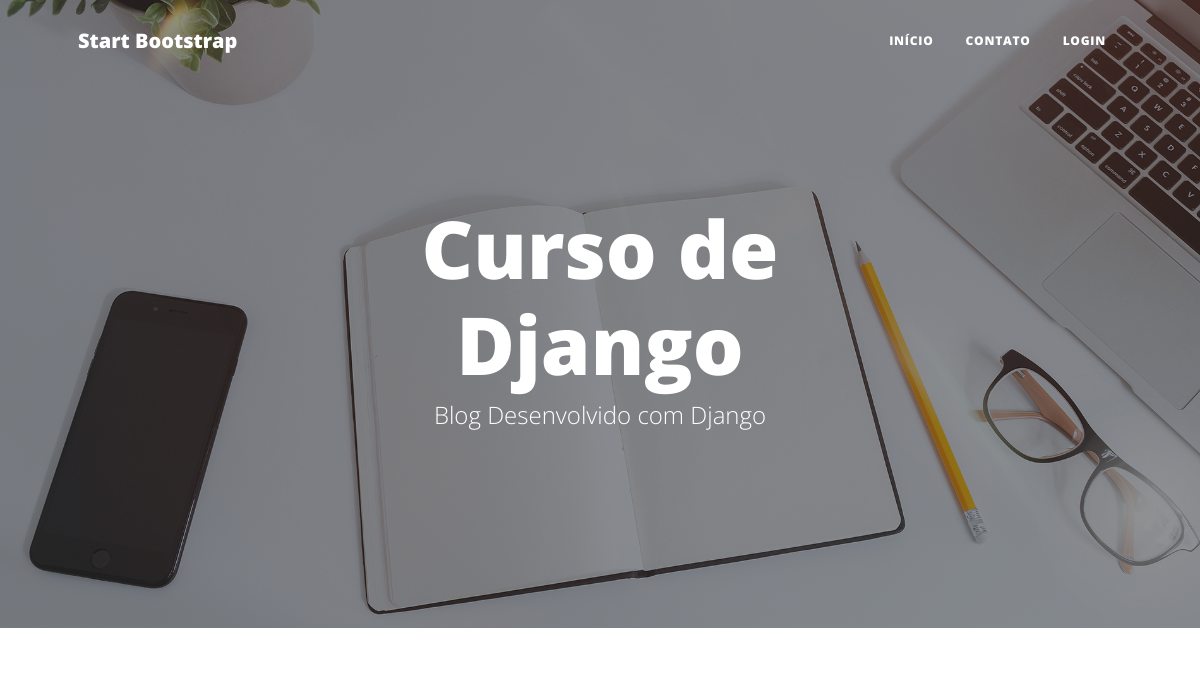
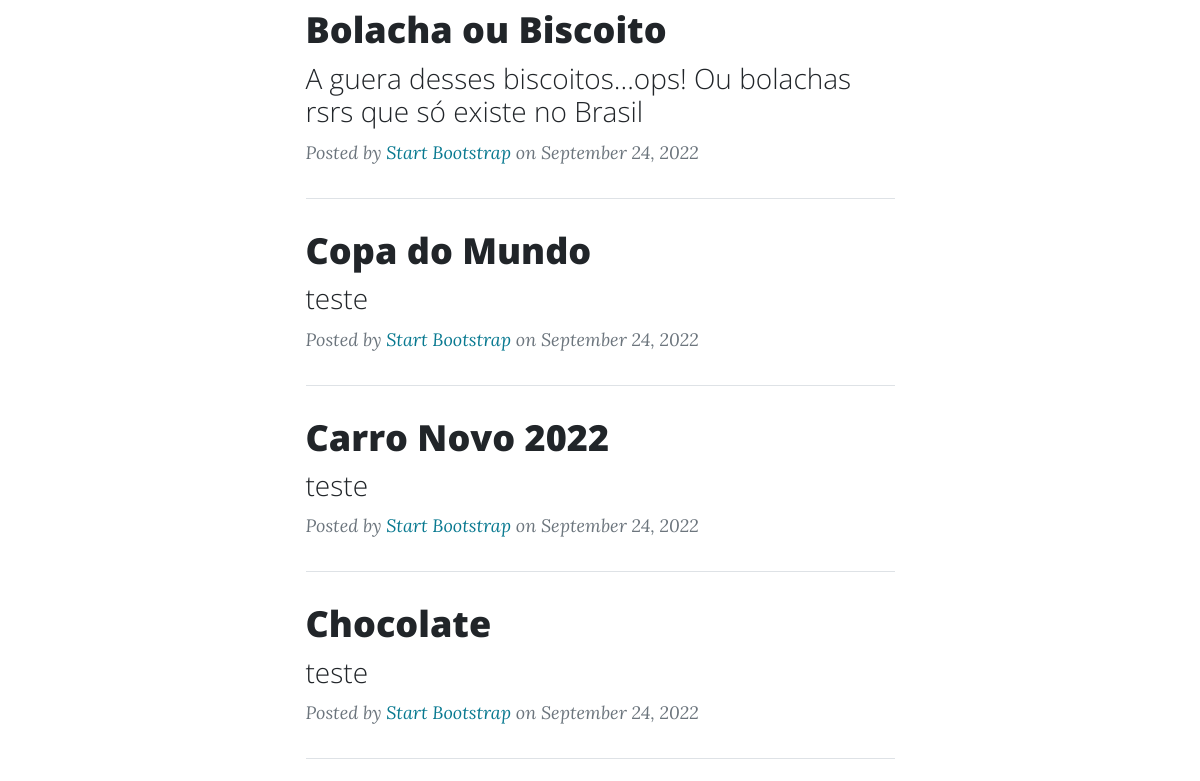
The app's page / (upper part), older data (2 pictures, top to bottom).
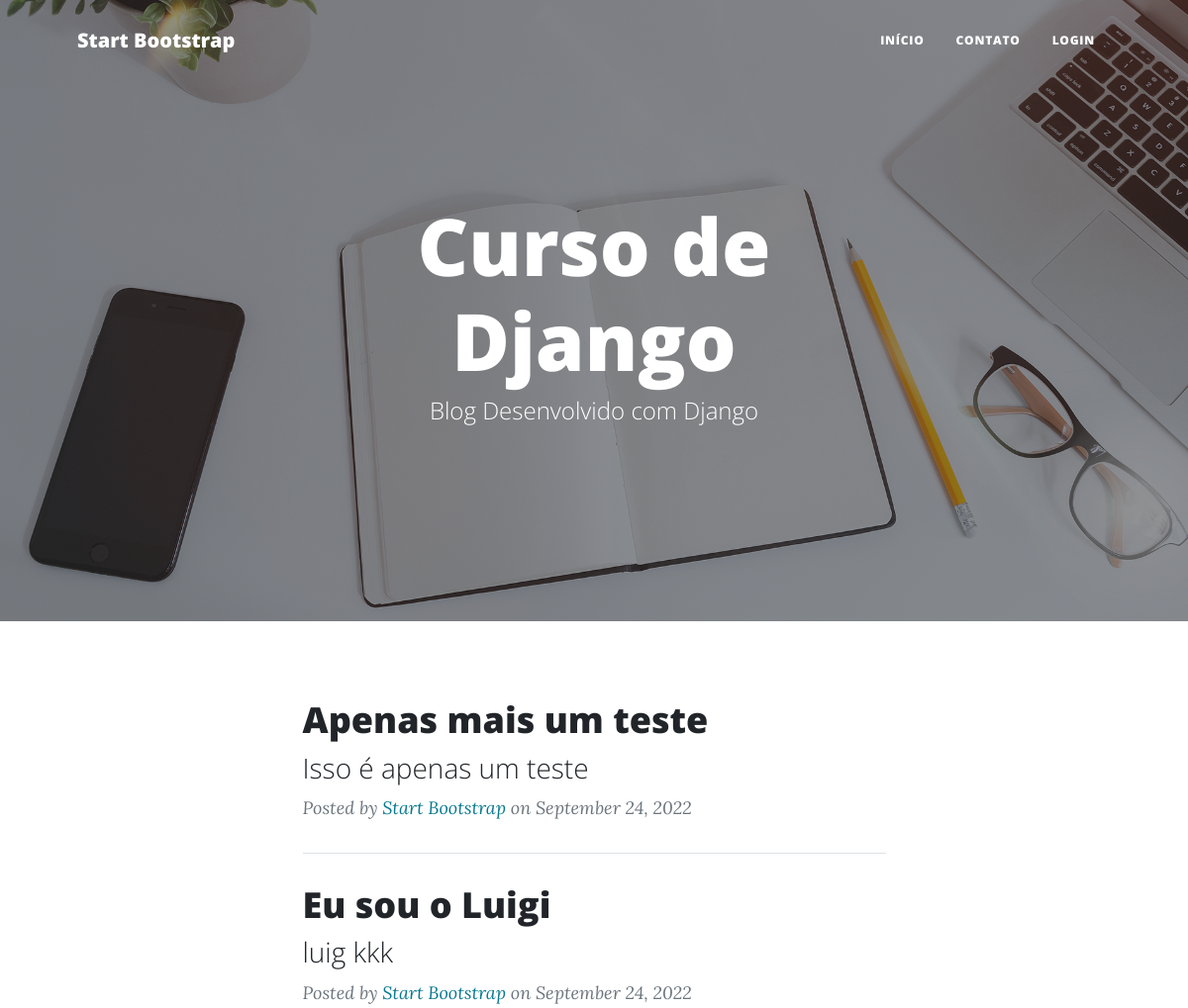
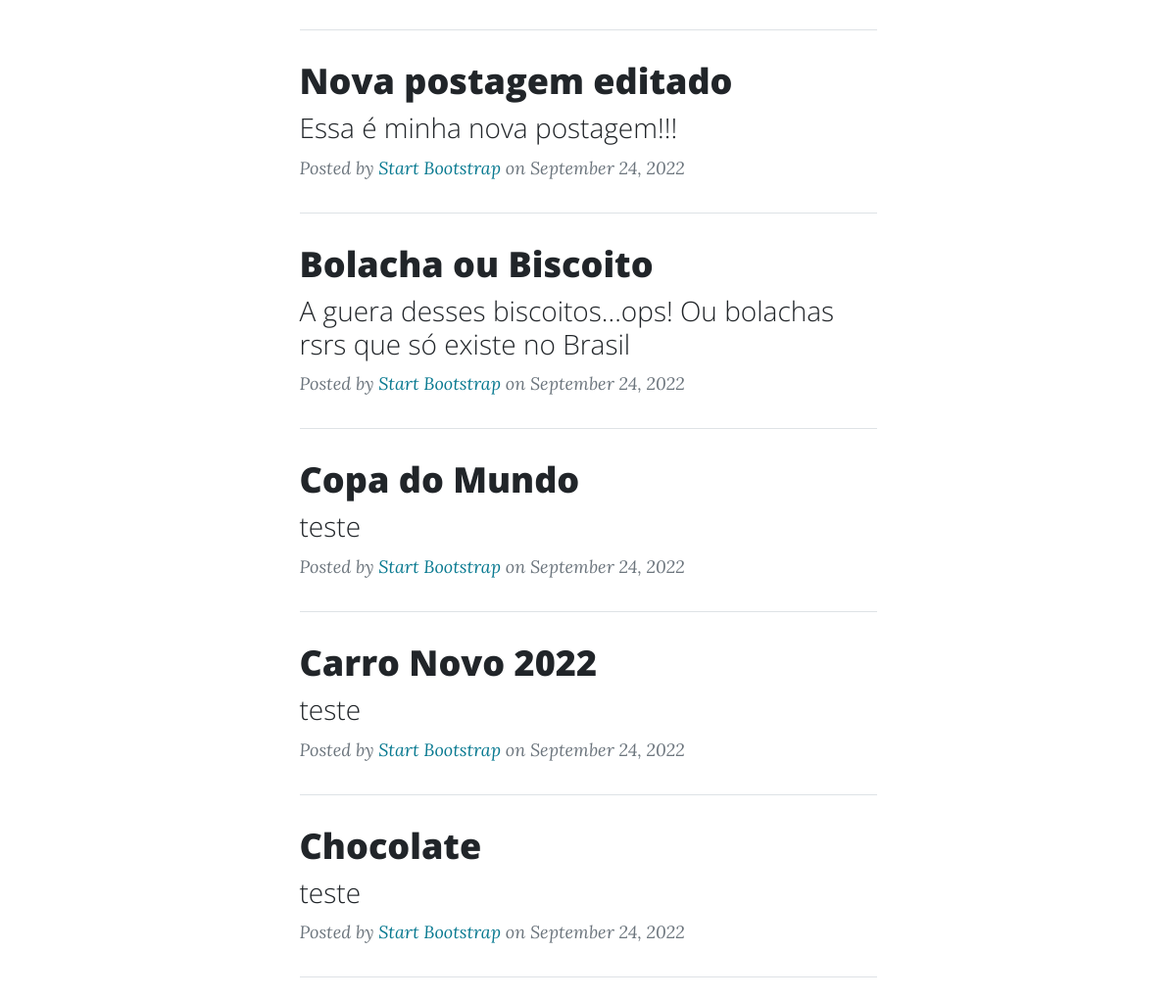
The same page, newer data (2 pictures, top to bottom).
### blog/models.py (models this page shows, shortened)
class Post(models.Model):
   title = models.CharField(verbose_name="Título", max_length=200)
   subtitle = models.CharField(verbose_name="Subtítulo", max_length=300)
   slug = models.SlugField(max_length=200)
   author = models.ForeignKey(User, on_delete=models.CASCADE)
   content = RichTextField(verbose_name="Conteúdo")
   published_at = models.DateTimeField(default=timezone.now)
   created_at = models.DateTimeField(auto_now_add=True)#só irá add a data na 1ª vez | campo oculto
   modified_at = models.DateTimeField(auto_now=True)#campo oculto
   status = models.CharField(max_length=20, choices=STATUS, default='draft')
   category = models.ManyToManyField(Category, related_name="get_posts")
   background_image = models.ImageField(upload_to="blog", null=True, blank=True)
   objects = models.Manager()
   published = PublishedManager()
   class Meta:
      ordering = ('-published_at',)#irá mostrar os mais recentes antes

### blog/views.py (the view)
# urls.py: path('', views.BlogListView.as_view(), name='blog.home'),
class BlogListView(ListView):
   model = Post
   template_name = 'blog/home.html'
   context_object_name = 'posts'

### social/processors.py (called while the page is built)
def context_social(request):
   context_dict = {}
   links = Link.objects.all()
   for i in links:
      context_dict[i.social_network] = i.url
   return context_dict

### blog/templates/blog/home.html (shortened to what this page needs)
{% extends 'base.html' %}
{% load static %}
{% block header %}
   <header class="masthead" style="background-image: url({% static 'img/home-bg.jpg' %})">
      <div class="container position-relative px-4 px-lg-5">
         <div class="row gx-4 gx-lg-5 justify-content-center">
            <div class="col-md-10 col-lg-8 col-xl-7">
               <div class="site-heading">
                     <h1>Curso de Django</h1>
                     <span class="subheading">Blog Desenvolvido com Django</span>
               </div>
            </div>
         </div>
      </div>
   </header>
{% endblock %}
{% block content %}
   {% for post in posts %}
      <div class="post-preview">
         <a href="{% url 'post.detail' post.slug %}">
             <h2 class="post-title">{{post.title}}</h2>
             <h3 class="post-subtitle">{{post.subtitle|truncatechars:"200"}}</h3>
         </a>
         <p class="post-meta">
             Posted by
             <a href="#!">Start Bootstrap</a>
             on September 24, 2022
         </p>
     </div>
     <hr class="my-4" />
   {% endfor %}
{% endblock %}

Row changes from the older to the newer data that the page shows:
added Post: title "Apenas mais um teste", subtitle "Isso é apenas um teste"
added Post: title "Eu sou o Luigi", subtitle "luig kkk"
added Post: title "Nova postagem editado", subtitle "Essa é minha nova postagem!!!"
